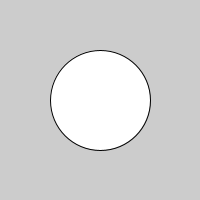
Frame 1 (no input)
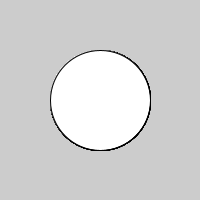
Frame 60 (the mouse pressed at the canvas centre just before this capture)
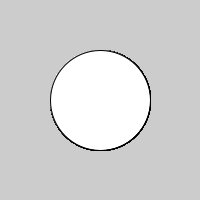
Frame 120 (the mouse held since frame 60 and released just before this capture)

The Processing sketch that drew these frames (run headless with seeded random() and noise(); from frame 60 on, the mouse is pressed at the canvas centre):

// Processing sketch: ellipse
// ── ellipse.pde
// Desenhando uma ellipse
void setup(){
  size(200, 200);
}

void draw(){
  ellipse(100, 100, 100, 100);
  
}
